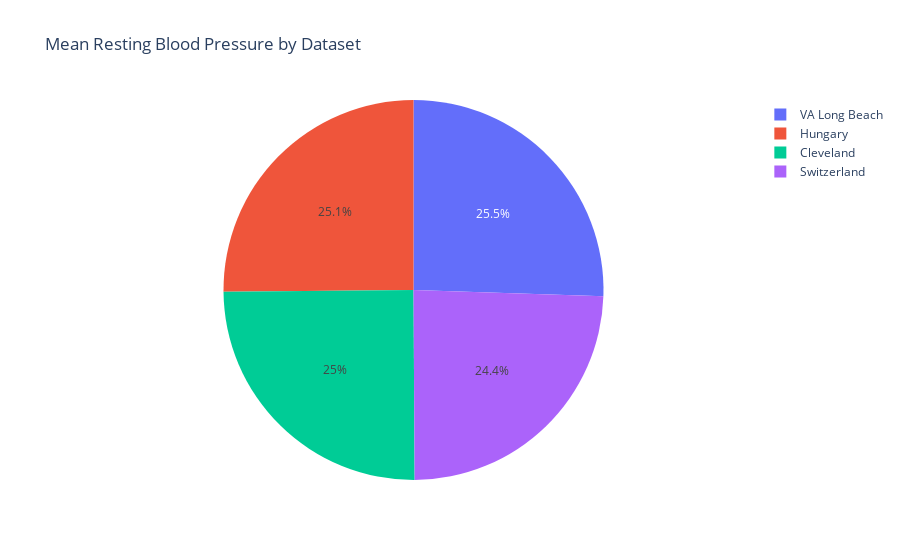

Notebook code for this chart:
### Code cell
# Prepare data for the pie chart
mean_values = {
    'Cleveland': mean_trestbps_clev,
    'Hungary': mean_trestbps_hung,
    'VA Long Beach': mean_trestbps_va,
    'Switzerland': mean_trestbps_swiss
}

# Create a DataFrame for Plotly
mean_df = pd.DataFrame(mean_values.items(), columns=['Dataset', 'Mean Trestbps'])

# Create a pie chart
fig = px.pie(mean_df, values='Mean Trestbps', names='Dataset', 
             title='Mean Resting Blood Pressure by Dataset')

# Show the plot
fig.show()

### Figure 1 — Plotly figure (JSON) as saved in the notebook; plotly's stock layout.template omitted (floating-point values rounded to 4 significant figures)
{"data": [{"domain": {"x": [0, 1], "y": [0, 1]}, "hovertemplate": "Dataset=%{label}<br>Mean Trestbps=%{value}<extra></extra>", "labels": ["Cleveland", "Hungary", "VA Long Beach", "Switzerland"], "legendgroup": "", "name": "", "showlegend": true, "type": "pie", "values": [131, 132, 134, 128]}], "layout": {"legend": {"tracegroupgap": 0}, "title": {"text": "Mean Resting Blood Pressure by Dataset"}}}
